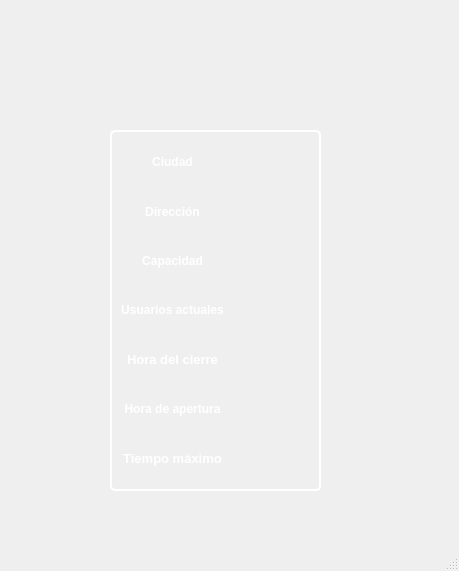
<?xml version="1.0" encoding="UTF-8"?>
<ui version="4.0">
 <class>MainWindow</class>
 <widget class="QMainWindow" name="MainWindow">
  <property name="geometry">
   <rect>
    <x>0</x>
    <y>0</y>
    <width>459</width>
    <height>571</height>
   </rect>
  </property>
  <property name="windowTitle">
   <string>MainWindow</string>
  </property>
  <property name="styleSheet">
   <string notr="true">
background-color: &quot;#60ACE9&quot;;
</string>
  </property>
  <widget class="QWidget" name="centralwidget">
   <widget class="QFrame" name="gridFrame">
    <property name="geometry">
     <rect>
      <x>110</x>
      <y>130</y>
      <width>211</width>
      <height>361</height>
     </rect>
    </property>
    <property name="styleSheet">
     <string notr="true">border-radius: 5px; 
border: 2px solid white; </string>
    </property>
    <layout class="QGridLayout" name="gridLayout">
     <item row="2" column="0">
      <widget class="QLabel" name="label_3">
       <property name="styleSheet">
        <string notr="true">color: white; 
border: none;
font: 10pt &quot;Candara&quot;;
</string>
       </property>
       <property name="text">
        <string>&lt;html&gt;&lt;head/&gt;&lt;body&gt;&lt;p&gt;&lt;span style=&quot; font-weight:600;&quot;&gt;Capacidad&lt;/span&gt;&lt;/p&gt;&lt;/body&gt;&lt;/html&gt;</string>
       </property>
       <property name="alignment">
        <set>Qt::AlignCenter</set>
       </property>
      </widget>
     </item>
     <item row="4" column="0">
      <widget class="QLabel" name="label_7">
       <property name="styleSheet">
        <string notr="true">color: white; 
border: none;
font: 10pt &quot;Candara&quot;;
</string>
       </property>
       <property name="text">
        <string>&lt;html&gt;&lt;head/&gt;&lt;body&gt;&lt;p&gt;&lt;span style=&quot; font-size:10pt; font-weight:600;&quot;&gt;Hora del cierre&lt;/span&gt;&lt;/p&gt;&lt;/body&gt;&lt;/html&gt;</string>
       </property>
       <property name="alignment">
        <set>Qt::AlignCenter</set>
       </property>
      </widget>
     </item>
     <item row="5" column="0">
      <widget class="QLabel" name="label_9">
       <property name="styleSheet">
        <string notr="true">color: white; 
border: none;
font: 10pt &quot;Candara&quot;;
</string>
       </property>
       <property name="text">
        <string>&lt;html&gt;&lt;head/&gt;&lt;body&gt;&lt;p&gt;&lt;span style=&quot; font-weight:600;&quot;&gt;Hora de apertura&lt;/span&gt;&lt;/p&gt;&lt;/body&gt;&lt;/html&gt;</string>
       </property>
       <property name="alignment">
        <set>Qt::AlignCenter</set>
       </property>
      </widget>
     </item>
     <item row="1" column="1">
      <widget class="QLabel" name="label_2">
       <property name="styleSheet">
        <string notr="true">color: white; 
border: none;
font: 10pt &quot;Candara&quot;;
</string>
       </property>
       <property name="text">
        <string/>
       </property>
       <property name="alignment">
        <set>Qt::AlignCenter</set>
       </property>
      </widget>
     </item>
     <item row="2" column="1">
      <widget class="QLabel" name="label_4">
       <property name="styleSheet">
        <string notr="true">color: white; 
border: none;
font: 10pt &quot;Candara&quot;;
</string>
       </property>
       <property name="text">
        <string/>
       </property>
       <property name="alignment">
        <set>Qt::AlignCenter</set>
       </property>
      </widget>
     </item>
     <item row="1" column="0">
      <widget class="QLabel" name="label">
       <property name="styleSheet">
        <string notr="true">color: white; 
border: none;
font: 10pt &quot;Candara&quot;;
</string>
       </property>
       <property name="text">
        <string>&lt;html&gt;&lt;head/&gt;&lt;body&gt;&lt;p&gt;&lt;span style=&quot; font-weight:600;&quot;&gt;Dirección&lt;/span&gt;&lt;/p&gt;&lt;/body&gt;&lt;/html&gt;</string>
       </property>
       <property name="alignment">
        <set>Qt::AlignCenter</set>
       </property>
      </widget>
     </item>
     <item row="3" column="0">
      <widget class="QLabel" name="label_5">
       <property name="styleSheet">
        <string notr="true">color: white; 
border: none;
font: 10pt &quot;Candara&quot;;
</string>
       </property>
       <property name="text">
        <string>&lt;html&gt;&lt;head/&gt;&lt;body&gt;&lt;p&gt;&lt;span style=&quot; font-weight:600;&quot;&gt;Usuarios actuales&lt;/span&gt;&lt;/p&gt;&lt;/body&gt;&lt;/html&gt;</string>
       </property>
       <property name="alignment">
        <set>Qt::AlignCenter</set>
       </property>
      </widget>
     </item>
     <item row="6" column="1">
      <widget class="QLabel" name="label_12">
       <property name="styleSheet">
        <string notr="true">color: white; 
border: none;
font: 10pt &quot;Candara&quot;;
</string>
       </property>
       <property name="text">
        <string/>
       </property>
       <property name="alignment">
        <set>Qt::AlignCenter</set>
       </property>
      </widget>
     </item>
     <item row="3" column="1">
      <widget class="QLabel" name="label_6">
       <property name="styleSheet">
        <string notr="true">color: white; 
border: none;
font: 10pt &quot;Candara&quot;;
</string>
       </property>
       <property name="text">
        <string/>
       </property>
       <property name="alignment">
        <set>Qt::AlignCenter</set>
       </property>
      </widget>
     </item>
     <item row="6" column="0">
      <widget class="QLabel" name="label_11">
       <property name="styleSheet">
        <string notr="true">color: white; 
border: none;
font: 10pt &quot;Candara&quot;;
</string>
       </property>
       <property name="text">
        <string>&lt;html&gt;&lt;head/&gt;&lt;body&gt;&lt;p&gt;&lt;span style=&quot; font-size:10pt; font-weight:600;&quot;&gt;Tiempo máximo&lt;/span&gt;&lt;/p&gt;&lt;/body&gt;&lt;/html&gt;</string>
       </property>
       <property name="alignment">
        <set>Qt::AlignCenter</set>
       </property>
      </widget>
     </item>
     <item row="4" column="1">
      <widget class="QLabel" name="label_8">
       <property name="styleSheet">
        <string notr="true">color: white; 
border: none;
font: 10pt &quot;Candara&quot;;
</string>
       </property>
       <property name="text">
        <string/>
       </property>
       <property name="alignment">
        <set>Qt::AlignCenter</set>
       </property>
      </widget>
     </item>
     <item row="5" column="1">
      <widget class="QLabel" name="label_10">
       <property name="styleSheet">
        <string notr="true">color: white; 
border: none;
font: 10pt &quot;Candara&quot;;
</string>
       </property>
       <property name="text">
        <string/>
       </property>
       <property name="alignment">
        <set>Qt::AlignCenter</set>
       </property>
      </widget>
     </item>
     <item row="0" column="0">
      <widget class="QLabel" name="label_13">
       <property name="styleSheet">
        <string notr="true">color: white; 
border: none;
font: 10pt &quot;Candara&quot;;
</string>
       </property>
       <property name="text">
        <string>&lt;html&gt;&lt;head/&gt;&lt;body&gt;&lt;p&gt;&lt;span style=&quot; font-weight:600;&quot;&gt;Ciudad&lt;/span&gt;&lt;/p&gt;&lt;/body&gt;&lt;/html&gt;</string>
       </property>
       <property name="alignment">
        <set>Qt::AlignCenter</set>
       </property>
      </widget>
     </item>
     <item row="0" column="1">
      <widget class="QLabel" name="label_14">
       <property name="styleSheet">
        <string notr="true">color: white; 
border: none;
font: 10pt &quot;Candara&quot;;
</string>
       </property>
       <property name="text">
        <string/>
       </property>
       <property name="alignment">
        <set>Qt::AlignCenter</set>
       </property>
      </widget>
     </item>
    </layout>
   </widget>
   <widget class="QLabel" name="label_15">
    <property name="geometry">
     <rect>
      <x>170</x>
      <y>20</y>
      <width>101</width>
      <height>101</height>
     </rect>
    </property>
    <property name="styleSheet">
     <string notr="true">border: none; </string>
    </property>
    <property name="text">
     <string>&lt;html&gt;&lt;head/&gt;&lt;body&gt;&lt;p&gt;&lt;img src=&quot;:/Logo/Logo.png&quot; width=&quot;100&quot; height=&quot;100&quot;/&gt;&lt;/p&gt;&lt;/body&gt;&lt;/html&gt;</string>
    </property>
   </widget>
  </widget>
  <widget class="QMenuBar" name="menubar">
   <property name="geometry">
    <rect>
     <x>0</x>
     <y>0</y>
     <width>459</width>
     <height>21</height>
    </rect>
   </property>
  </widget>
  <widget class="QStatusBar" name="statusbar"/>
 </widget>
 <resources>
  <include location="../Others/Resources.qrc"/>
 </resources>
 <connections/>
</ui>
